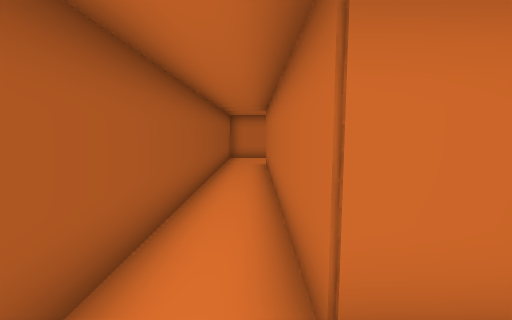
View 1 (above)

17 first-person views from a walk through a Unity game level. The camera is 1.4 m above the floor, tilts 6° down and sees 90° across. The floor is counted in squares, 1 m on a side. Each view is taken from the middle of a square. On the plan, view 1 faces up. The plan holds only what a view shows up to about 13 squares ahead; the rest is blank. The place goes on beyond the plan.

View 2
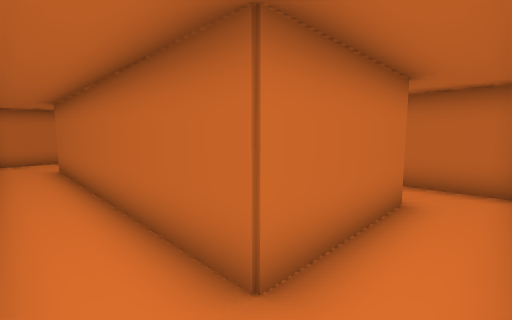

View 3
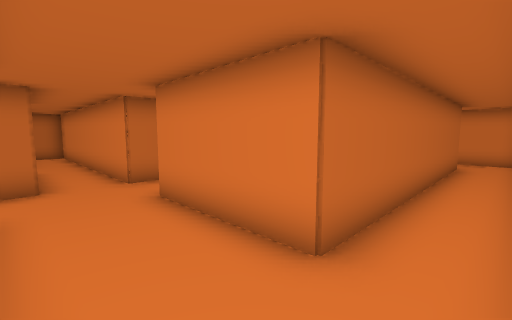

View 4
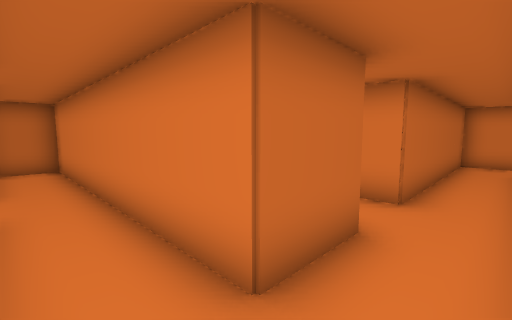

View 5
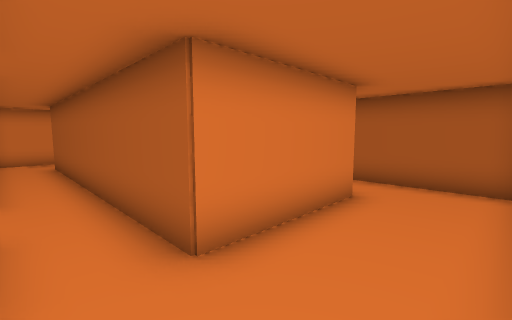

View 6
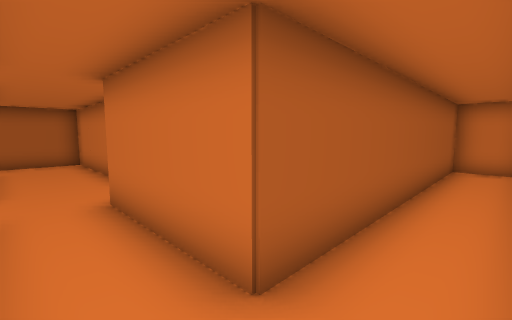

View 7
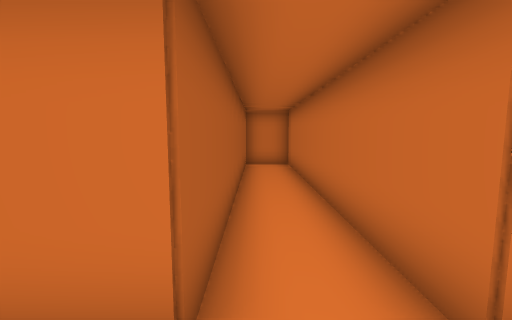

View 8
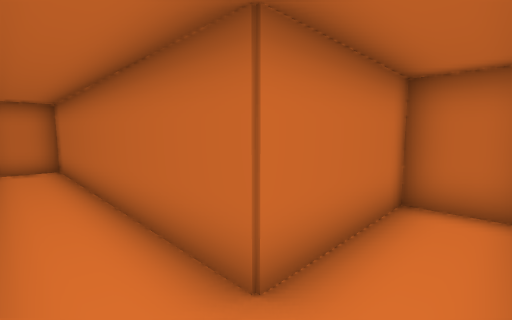

View 9
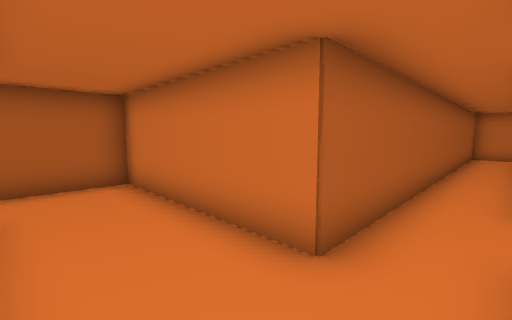

View 10
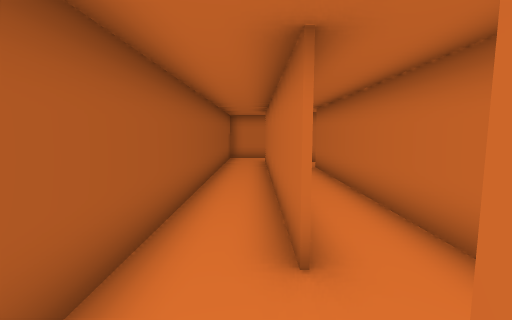

View 11
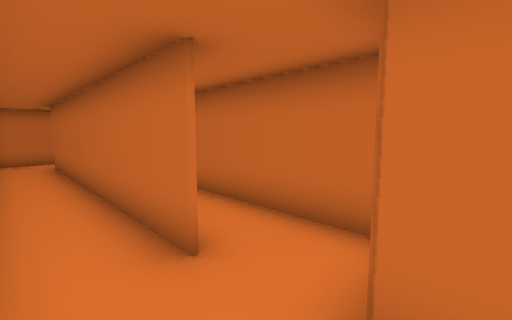

View 12
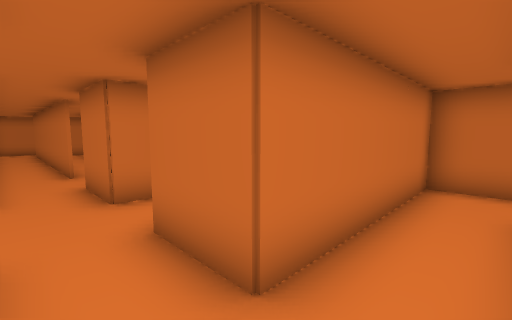

View 13
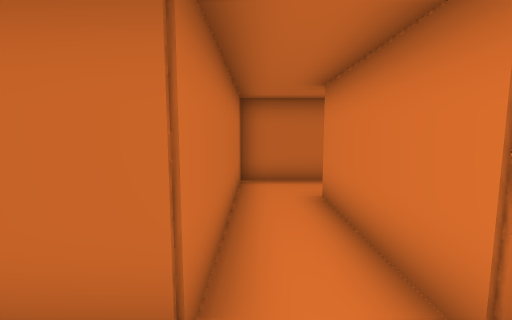

View 14
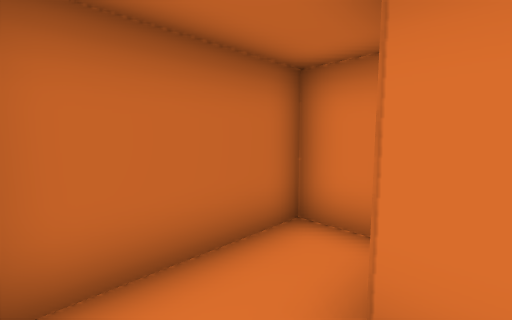

View 15
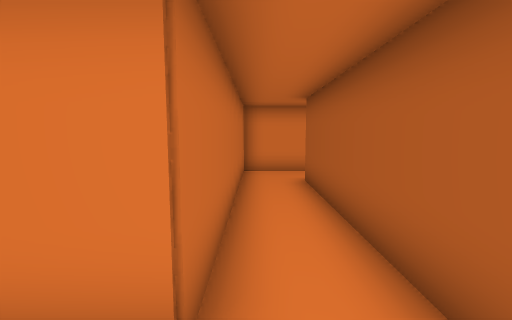

View 16
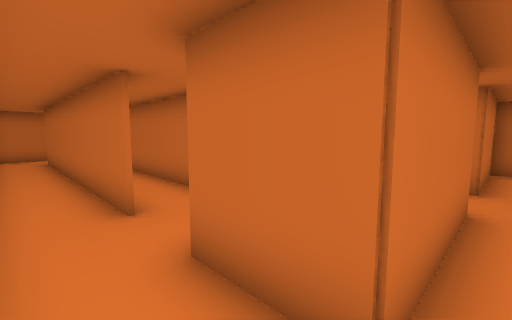

View 17
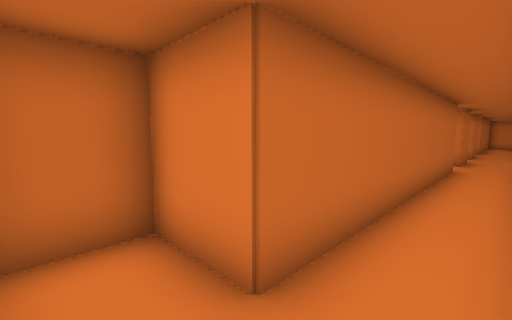

### Floor plan
Ten units are one square. View 1 is at (0, 0); x grows to the right and y downward. Boxes are objects, and circles mark ways between rooms. Rooms are numbered by the first view taken in them; rooms with no view inside come last. Other rooms are left out.
<svg viewBox="-19 -299 189 309">
<path fill="none" stroke="#000" d="M46 -115 46 -15 5 -15 5 -115 46 -115M46 -155 46 -145 -14 -145 -14 -12M112 -55 125 -55 125 -94 65 -94 65 -115 165 -115 165 -135 125 -135 125 -234 106 -234 106 -135 65 -135 65 -156M41 5 65 5 65 -75 106 -75M-11 5 8 5M65 -174 65 -275 85 -275 85 -291M46 -291 46 -155M68 -294 49 -294"/>
<circle cx="55" cy="-150" r="3" fill="#2a7"/>
<text x="60" y="-100">1</text>
<text x="60" y="-230">2</text>
</svg>
Room 1 opens to room 2.

Where each view was taken, in squares from view 1:
view 1: 0 up, 0 right, facing up
view 2: 0 up, 1 left, facing up-right
view 3: 14 up, 1 left, facing down-right
view 4: 13 up, 5 right, facing down-right
view 5: 14 up, 6 right, facing down-left
view 6: 12 up, 12 right, facing up-left
view 7: 12 up, 11 right, facing up
view 8: 12 up, 11 right, facing up-right
view 9: 12 up, 6 right, facing up-left
view 10: 15 up, 6 right, facing up
view 11: 15 up, 5 right, facing up-right
view 12: 8 up, 5 right, facing up-right
view 13: 9 up, 5 right, facing right
view 14: 9 up, 10 right, facing down-right
view 15: 9 up, 6 right, facing down
view 16: 13 up, 5 right, facing up-right
view 17: 29 up, 5 right, facing down-right
